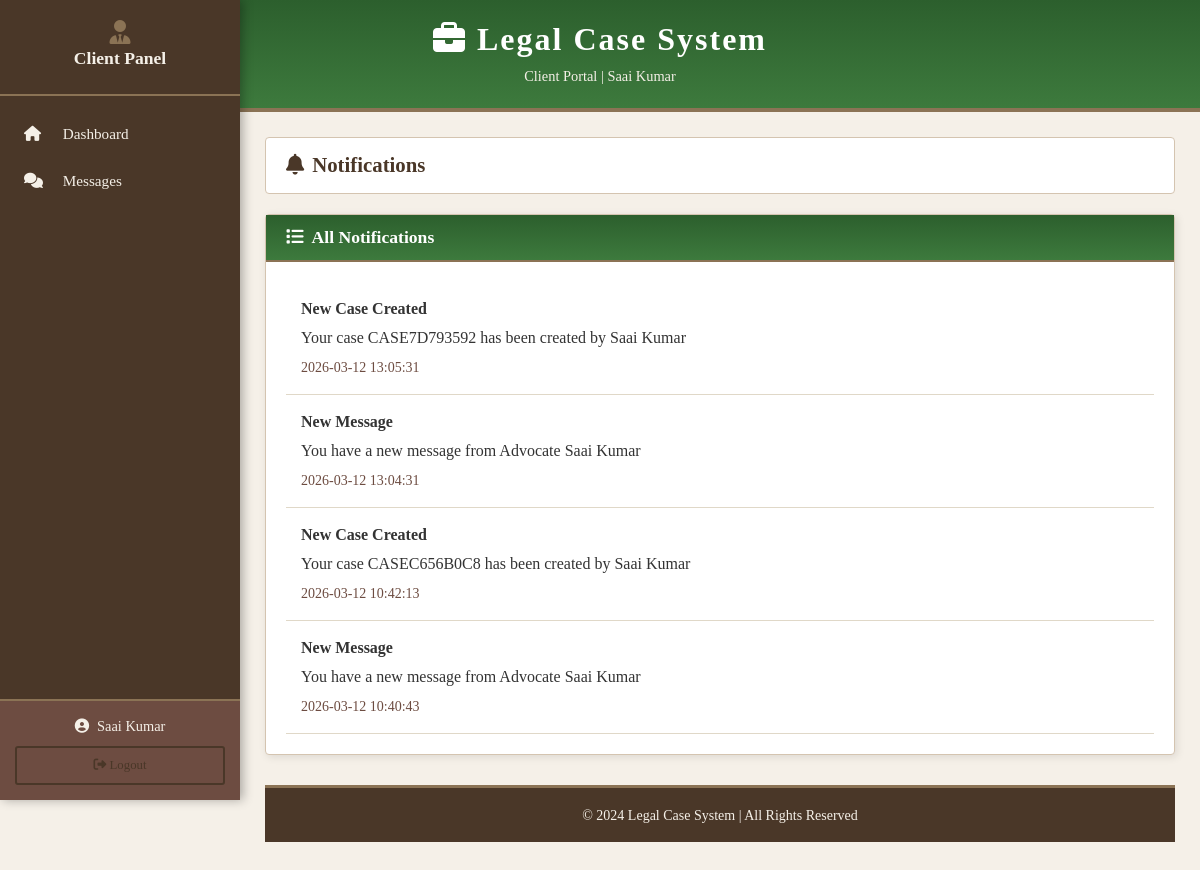
Page /client/notifications (signed in) on the committed database.
### tables this page shows
CREATE TABLE notifications (
        id INTEGER PRIMARY KEY AUTOINCREMENT,
        user_type TEXT NOT NULL,
        user_id INTEGER NOT NULL,
        title TEXT NOT NULL,
        message TEXT NOT NULL,
        notification_type TEXT DEFAULT 'general',
        is_read BOOLEAN DEFAULT 0,
        created_at TIMESTAMP DEFAULT CURRENT_TIMESTAMP
    );

### app.py (the view)
@app.route('/client/notifications')
@login_required
def client_notifications():
    if session['user_type'] != 'client':
        return redirect(url_for('login'))
    conn = get_db_connection()
    notifications = conn.execute('''SELECT * FROM notifications
        WHERE user_type = 'client' AND user_id = ?
        ORDER BY created_at DESC''', (session['user_id'],)).fetchall()
    conn.execute('''UPDATE notifications SET is_read = 1
        WHERE user_type = 'client' AND user_id = ?''', (session['user_id'],))
    conn.commit()
    conn.close()
    return render_template('client_notifications.html', notifications=notifications)

### app.py (called while the page is built)
def get_db_connection():
    conn = sqlite3.connect('advocate_system.db')
    conn.row_factory = sqlite3.Row
    return conn

def login_required(f):
    @wraps(f)
    def decorated_function(*args, **kwargs):
        if 'user_id' not in session or 'user_type' not in session:
            return redirect(url_for('login'))
        return f(*args, **kwargs)
    return decorated_function

### templates/client_notifications.html (shortened to what this page needs)
{% extends "base.html" %}
{% block content %}
<div class="trad-header" style="background:linear-gradient(180deg, #2c5f2d 0%, #3d7a3d 100%);">
    <h1><i class="fas fa-briefcase"></i> Legal Case System</h1>
    <div class="subtitle">Client Portal | {{ session['user_name'] }}</div>
</div>
<div class="trad-sidebar client-sidebar">
    <div class="trad-sidebar-header">
        <i class="fas fa-user-tie"></i>
        <h4>Client Panel</h4>
    </div>
    <div class="trad-sidebar-menu">
        <a href="{{ url_for('client_dashboard') }}">
            <i class="fas fa-home"></i> Dashboard
        </a>
        <a href="{{ url_for('client_messages') }}">
            <i class="fas fa-comments"></i> Messages
        </a>
    </div>
    <div class="trad-sidebar-user">
        <div class="user-name">
            <i class="fas fa-user-circle me-2"></i>{{ session['user_name'] }}
        </div>
        <a href="{{ url_for('logout') }}" class="btn btn-sm btn-trad-outline w-100 mt-2" style="font-size:0.8rem;">
            <i class="fas fa-sign-out-alt"></i> Logout
        </a>
    </div>
</div>
<div class="trad-main">
    <div class="trad-page-header">
        <h2><i class="fas fa-bell me-2"></i>Notifications</h2>
    </div>
    <div class="trad-card">
        <div class="trad-card-header" style="background:linear-gradient(180deg, #2c5f2d 0%, #3d7a3d 100%);">
            <h4><i class="fas fa-list me-2"></i>All Notifications</h4>
        </div>
        <div class="trad-card-body">
            {% if notifications %}
            {% for notif in notifications %}
            <div class="trad-notification">
                <strong>{{ notif.title }}</strong>
                <p style="margin:5px 0;">{{ notif.message }}</p>
                <small style="color:var(--secondary-brown);">{{ notif.created_at }}</small>
            </div>
            {% endfor %}
            {% else %}
            <div class="empty-state">
                <i class="fas fa-bell-slash"></i>
                <p>No notifications</p>
            </div>
            {% endif %}
        </div>
    </div>
    <div class="trad-footer">
        <small>&copy; 2024 Legal Case System | All Rights Reserved</small>
    </div>
</div>
{% endblock %}

### templates/base.html (style rules this page uses)
:root { --primary-brown: #4a3728; --secondary-brown: #6d4c41; --cream: #f5f0e8; --dark-gold: #8b7355; --pure-black: #1a1a1a; --charcoal: #333333; --white: #ffffff; --light-cream: #faf8f5; }
* { margin: 0; padding: 0; box-sizing: border-box; }
body { font-family: 'Georgia', 'Times New Roman', serif; background-color: var(--cream); color: var(--charcoal); }
h1, h2, h3, h4, h5, h6 { font-family: 'Georgia', serif; font-weight: 600; }
.trad-header { background: linear-gradient(180deg, var(--primary-brown) 0%, var(--secondary-brown) 100%); padding: 20px 0; border-bottom: 4px solid var(--dark-gold); }
.trad-header h1 { color: var(--white); font-size: 2rem; text-align: center; letter-spacing: 2px; }
.trad-header .subtitle { color: var(--cream); text-align: center; font-size: 0.9rem; margin-top: 5px; }
.trad-sidebar { background: var(--primary-brown); min-height: 100vh; padding: 0; position: fixed; width: 240px; left: 0; top: 0; box-shadow: 3px 0 10px rgba(0,0,0,0.3); }
.trad-sidebar-header { padding: 20px 15px; border-bottom: 2px solid var(--dark-gold); text-align: center; }
.trad-sidebar-header h4 { color: var(--cream); font-size: 1.1rem; margin-bottom: 5px; }
.trad-sidebar-header i { color: var(--dark-gold); font-size: 1.5rem; }
.trad-sidebar-menu { padding: 15px 0; }
.trad-sidebar-menu a { display: block; padding: 12px 20px; color: var(--cream); text-decoration: none; border-left: 4px solid transparent; transition: all 0.3s; font-size: 0.95rem; }
.trad-sidebar-menu a i { width: 25px; margin-right: 10px; }
.trad-sidebar-user { position: absolute; bottom: 0; width: 100%; padding: 15px; background: var(--secondary-brown); border-top: 2px solid var(--dark-gold); }
.trad-sidebar-user .user-name { color: var(--cream); font-size: 0.9rem; text-align: center; }
.trad-main { margin-left: 240px; padding: 25px; min-height: 100vh; }
.trad-card { background: var(--white); border: 1px solid #d4c4b0; border-radius: 4px; margin-bottom: 20px; box-shadow: 2px 2px 8px rgba(0,0,0,0.1); }
.trad-card-header { background: linear-gradient(180deg, var(--primary-brown) 0%, var(--secondary-brown) 100%); color: var(--white); padding: 12px 20px; border-bottom: 2px solid var(--dark-gold); }
.trad-card-header h4 { font-size: 1.1rem; margin: 0; }
.trad-card-body { padding: 20px; }
.btn-trad-outline { background: transparent; color: var(--primary-brown); border: 2px solid var(--primary-brown); padding: 8px 20px; border-radius: 3px; font-family: 'Georgia', serif; }
.trad-notification { border-bottom: 1px solid #e0d8c8; padding: 15px; }
.trad-page-header { background: var(--white); border: 1px solid #d4c4b0; padding: 15px 20px; margin-bottom: 20px; border-radius: 4px; }
.trad-page-header h2 { color: var(--primary-brown); font-size: 1.3rem; margin: 0; }
.trad-footer { background: var(--primary-brown); color: var(--cream); text-align: center; padding: 15px; margin-top: 30px; border-top: 3px solid var(--dark-gold); }

### templates/client_notifications.html (style rules this page uses)
.client-sidebar { background: var(--primary-brown) !important; }

### rows in the picture
notifications: title "New Case Created", message "Your case CASE7D793592 has been created by Saai Kumar", created_at "2026-03-12 13:05:31"
notifications: title "New Message", message "You have a new message from Advocate Saai Kumar", created_at "2026-03-12 13:04:31"
notifications: title "New Case Created", message "Your case CASEC656B0C8 has been created by Saai Kumar", created_at "2026-03-12 10:42:13"
notifications: title "New Message", message "You have a new message from Advocate Saai Kumar", created_at "2026-03-12 10:40:43"

### other values in the picture
{{ session['user_name'] }} "Saai Kumar"
